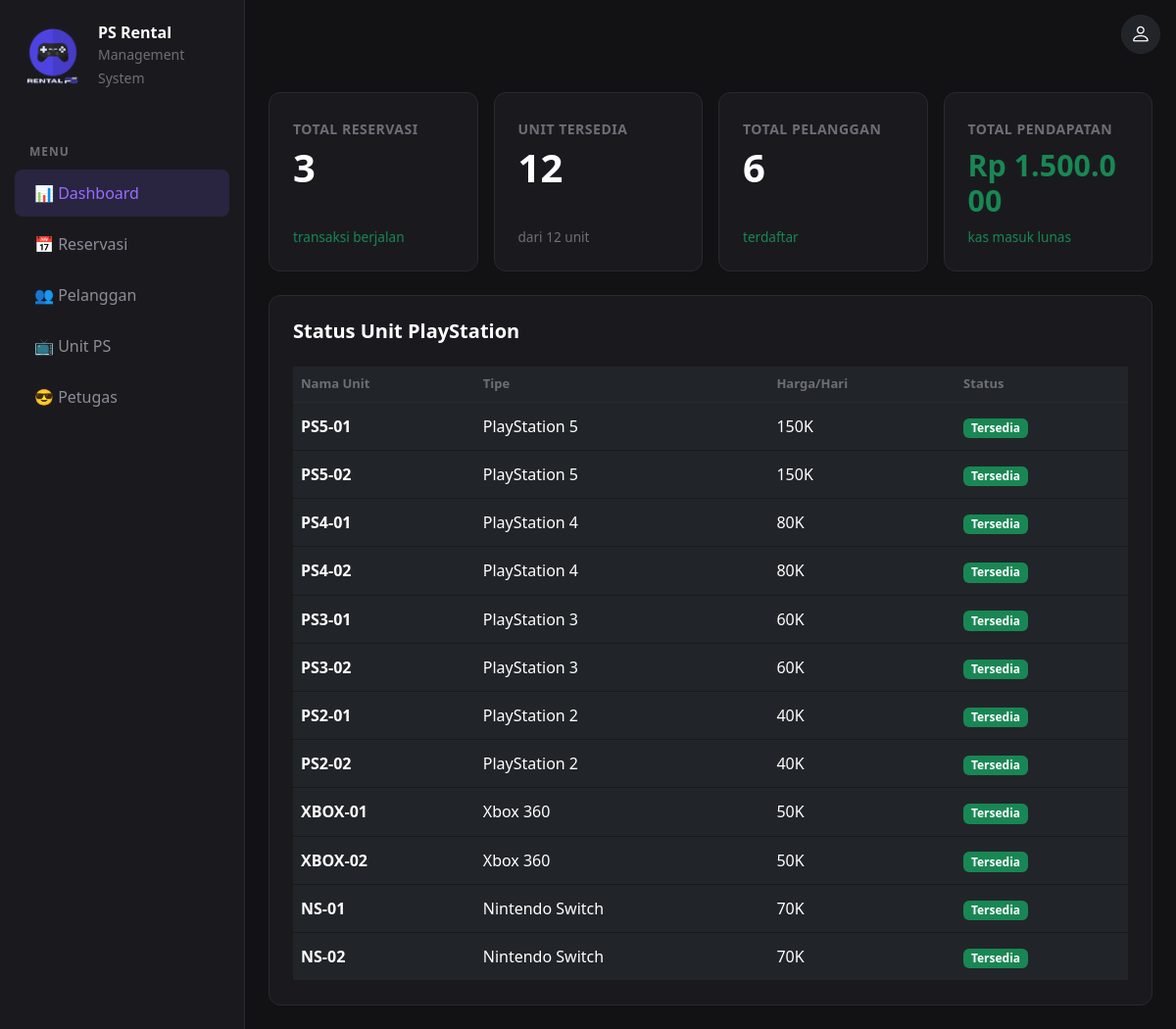
Screenshot of /index.php (signed in) with the database file from the repository.
### tables this page shows
CREATE TABLE `tb_unit_playstation` (
  `id_paket` int(11) NOT NULL,
  `nama_unit` varchar(50) NOT NULL,
  `tipe_playstation` varchar(30) NOT NULL,
  `status_unit` varchar(20) NOT NULL,
  `harga_sewa` int(11) NOT NULL
);

### index.php (the view, shortened to what this page needs)
<?php
include 'koneksi.php';
$count_res = mysqli_fetch_assoc(mysqli_query($koneksi, "SELECT COUNT(*) as total FROM Tb_Reservasi"));
$count_cust = mysqli_fetch_assoc(mysqli_query($koneksi, "SELECT COUNT(*) as total FROM Tb_Pelanggan"));
$count_unit_ready = mysqli_fetch_assoc(mysqli_query($koneksi, "SELECT COUNT(*) as total FROM Tb_Unit_PlayStation WHERE status_unit='Tersedia'"));
$count_unit_all = mysqli_fetch_assoc(mysqli_query($koneksi, "SELECT COUNT(*) as total FROM Tb_Unit_PlayStation"));
$sum_income = mysqli_fetch_assoc(mysqli_query($koneksi, "SELECT SUM(total_payar) as total_masuk FROM Tb_Pembayaran"));
$total_pendapatan = $sum_income['total_masuk'] ?? 0;
?>
<!DOCTYPE html>
<html lang="id">
<head>
    <link href="https://cdn.jsdelivr.net/npm/bootstrap@5.3.0/dist/css/bootstrap.min.css" rel="stylesheet">
    <link rel="stylesheet" href="https://cdn.jsdelivr.net/npm/bootstrap-icons@1.11.0/font/bootstrap-icons.css">
</head>
<body>
    <div class="d-md-flex">
        <?php include 'sidebar.php'; ?>
        <div class="flex-grow-1">
            <?php
            include 'topbar.php';
            ?>
            <div class="p-4">
                <div class="row g-3 mb-4 d-flex align-items-stretch">
                    <div class="col-12 col-sm-6 col-lg-3">
                        <div class="card-custom p-4 h-100 d-flex flex-column justify-content-between">
                            <div>
                                <small style="color: #6e6e77; font-weight: 600; text-transform: uppercase; letter-spacing: 0.5px;">Total Reservasi</small>
                                <h1 class="fw-bold text-white my-2" style="font-size: 2.5rem; line-height: 1;"><?= $count_res['total']; ?></h1>
                            </div>
                            <small class="text-success" style="font-size: 0.85rem;">transaksi berjalan</small>
                        </div>
                    </div>
                    <div class="col-12 col-sm-6 col-lg-3">
                        <div class="card-custom p-4 h-100 d-flex flex-column justify-content-between">
                            <div>
                                <small style="color: #6e6e77; font-weight: 600; text-transform: uppercase; letter-spacing: 0.5px;">Unit Tersedia</small>
                                <h1 class="fw-bold text-white my-2" style="font-size: 2.5rem; line-height: 1;"><?= $count_unit_ready['total']; ?></h1>
                            </div>
                            <small style="color: #6e6e77; font-size: 0.85rem;">dari <?= $count_unit_all['total']; ?> unit</small>
                        </div>
                    </div>
                    <div class="col-12 col-sm-6 col-lg-3">
                        <div class="card-custom p-4 h-100 d-flex flex-column justify-content-between">
                            <div>
                                <small style="color: #6e6e77; font-weight: 600; text-transform: uppercase; letter-spacing: 0.5px;">Total Pelanggan</small>
                                <h1 class="fw-bold text-white my-2" style="font-size: 2.5rem; line-height: 1;"><?= $count_cust['total']; ?></h1>
                            </div>
                            <small class="text-success" style="font-size: 0.85rem;">terdaftar</small>
                        </div>
                    </div>
                    <div class="col-12 col-sm-6 col-lg-3">
                        <div class="card-custom p-4 h-100 d-flex flex-column justify-content-between">
                            <div>
                                <small style="color: #6e6e77; font-weight: 600; text-transform: uppercase; letter-spacing: 0.5px;">Total Pendapatan</small>
                                <h1 class="fw-bold text-success my-2" style="font-size: 1.9rem; line-height: 1.2; word-break: break-all;">
                                    Rp <?= number_format($total_pendapatan, 0, ',', '.'); ?>
                                </h1>
                            </div>
                            <small class="text-success" style="font-size: 0.85rem;">kas masuk lunas</small>
                        </div>
                    </div>
                </div>
                <div class="card-custom p-4">
                    <h5 class="fw-bold text-white mb-4">Status Unit PlayStation</h5>
                    <div class="table-responsive">
                        <table class="table table-custom table-dark table-borderless m-0">
                            <thead>
                                <tr>
                                    <th>Nama Unit</th>
                                    <th>Tipe</th>
                                    <th>Harga/Hari</th>
                                    <th>Status</th>
                                </tr>
                            </thead>
                            <tbody>
                                <?php
                                $units = mysqli_query($koneksi, "SELECT * FROM Tb_Unit_PlayStation");
                                while ($u = mysqli_fetch_assoc($units)) {
                                    $badge = 'bg-success';
                                ?>
                                    <tr>
                                        <td class="fw-bold text-white"><?= $u['nama_unit']; ?></td>
                                        <td><?= $u['tipe_playstation']; ?></td>
                                        <td><?= number_format($u['harga_sewa'] / 1000, 0); ?>K</td>
                                        <td><span class="badge <?= $badge; ?>"><?= $u['status_unit']; ?></span></td>
                                    </tr>
                                <?php } ?>
                            </tbody>
                        </table>
                    </div>
                </div>
            </div>
        </div>
    </div>
</body>
</html>

### sidebar.php (shortened to what this page needs)
<?php $current_page = basename($_SERVER['PHP_SELF']); ?>
<div class="sidebar desktop-sidebar">
    <div class="d-flex align-items-center gap-3 p-4 mb-3">
        <div class="brand-logo"> <img src="logo3.png" width="60" height="60"> </div>
        <div>
            <h6 class="m-0 fw-bold text-white"> PS Rental </h6> <small style="color:#6e6e77;"> Management System </small>
        </div>
    </div>
    <div class="menu-header"> Menu </div> <a href="index.php" class="nav-link-custom <?= ($current_page == 'index.php') ? 'active' : ''; ?>"> 📊 Dashboard </a> <a href="reservasi.php" class="nav-link-custom <?= ($current_page == 'reservasi.php') ? 'active' : ''; ?>"> 📅 Reservasi </a> <a href="pelanggan.php" class="nav-link-custom <?= ($current_page == 'pelanggan.php') ? 'active' : ''; ?>"> 👥 Pelanggan </a> <a href="unit.php" class="nav-link-custom <?= ($current_page == 'unit.php') ? 'active' : ''; ?>"> 📺 Unit PS </a> <a href="petugas.php" class="nav-link-custom <?= ($current_page == 'petugas.php') ? 'active' : ''; ?>"> 😎 Petugas </a>
</div>

### topbar.php (shortened to what this page needs)
<div class="topbar d-flex justify-content-between align-items-center px-3 py-3 w-100" style="border:0; box-shadow:none;">
    <div class="dropdown">
        <button
            class="btn p-2 d-flex align-items-center justify-content-center bg-dark text-white rounded-circle dropdown-toggle no-arrow"
            id="dropdownMenuUser"
            data-bs-toggle="dropdown"
            aria-expanded="false"
            style="width:40px;height:40px;border:1px solid #27272a;">
            <i class="bi bi-person" style="font-size:1.3rem;"></i>
        </button>
    </div>
</div>

### index.php (style rules this page uses)
.dropdown-toggle.no-arrow::after { display: none !important; }

### sidebar.php (style rules this page uses)
html, body { min-height: 100%; overflow-x: hidden; }
.flex-grow-1 { min-width: 0; width: 100%; }
body { background-color: #121214; color: #e1e1e6; font-family: 'Segoe UI', Tahoma, Geneva, Verdana, sans-serif; }
.sidebar { background-color: #1a1a1e; min-height: 100vh; width: 250px; border-right: 1px solid #29292e; flex-shrink: 0; }
.brand-logo { width: 60px; height: 60px; display: flex; align-items: center; justify-content: center; }
.nav-link-custom { color: #8d8d99; padding: 12px 20px; display: flex; align-items: center; gap: 15px; text-decoration: none; border-radius: 8px; margin: 4px 15px; font-weight: 500; transition: 0.3s; }
.nav-link-custom.active { background-color: #292440; color: #996dff; }
.menu-header { color: #6e6e77; font-size: 12px; text-transform: uppercase; letter-spacing: 1px; padding: 15px 30px 5px; font-weight: 700; }
.card-custom { background-color: #1a1a1e; border: 1px solid #29292e; border-radius: 12px; }
.topbar { background-color: #121214; height: 70px; display: flex; align-items: center; justify-content: space-between; padding: 0 20px; border-bottom: 1px solid #1a1a1e; }
.table-custom { color: #e1e1e6 !important; }
.table-custom th { color: #6e6e77 !important; border-bottom: 1px solid #29292e !important; font-size: 13px; }
.table-custom td { border-bottom: 1px solid #1a1a1e !important; padding: 12px 8px !important; }
.table-responsive { overflow-x: auto; }
.desktop-sidebar { display: block; }

### rows the page displays
tb_unit_playstation: nama_unit "PS5-01", tipe_playstation "PlayStation 5", $u['harga_sewa']/1000 "150", status_unit "Tersedia"
tb_unit_playstation: nama_unit "PS5-02", tipe_playstation "PlayStation 5", $u['harga_sewa']/1000 "150", status_unit "Tersedia"
tb_unit_playstation: nama_unit "PS4-01", tipe_playstation "PlayStation 4", $u['harga_sewa']/1000 "80", status_unit "Tersedia"
tb_unit_playstation: nama_unit "PS4-02", tipe_playstation "PlayStation 4", $u['harga_sewa']/1000 "80", status_unit "Tersedia"
tb_unit_playstation: nama_unit "PS3-01", tipe_playstation "PlayStation 3", $u['harga_sewa']/1000 "60", status_unit "Tersedia"
tb_unit_playstation: nama_unit "PS3-02", tipe_playstation "PlayStation 3", $u['harga_sewa']/1000 "60", status_unit "Tersedia"
tb_unit_playstation: nama_unit "PS2-01", tipe_playstation "PlayStation 2", $u['harga_sewa']/1000 "40", status_unit "Tersedia"
tb_unit_playstation: nama_unit "PS2-02", tipe_playstation "PlayStation 2", $u['harga_sewa']/1000 "40", status_unit "Tersedia"
tb_unit_playstation: nama_unit "XBOX-01", tipe_playstation "Xbox 360", $u['harga_sewa']/1000 "50", status_unit "Tersedia"
tb_unit_playstation: nama_unit "XBOX-02", tipe_playstation "Xbox 360", $u['harga_sewa']/1000 "50", status_unit "Tersedia"
tb_unit_playstation: nama_unit "NS-01", tipe_playstation "Nintendo Switch", $u['harga_sewa']/1000 "70", status_unit "Tersedia"
tb_unit_playstation: nama_unit "NS-02", tipe_playstation "Nintendo Switch", $u['harga_sewa']/1000 "70", status_unit "Tersedia"

### other values shown
$count_res['total'] "3"
$count_unit_ready['total'] "12"
$count_unit_all['total'] "12"
$count_cust['total'] "6"
$total_pendapatan "1.500.000"
